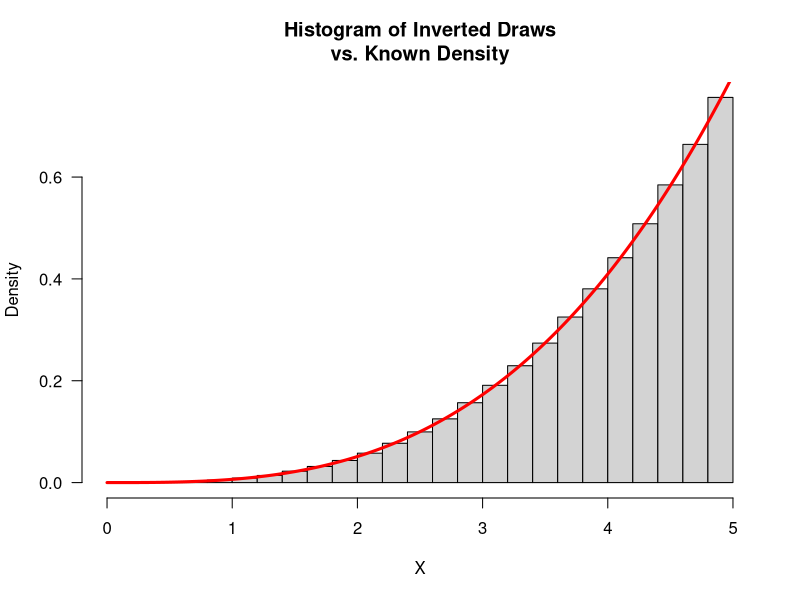
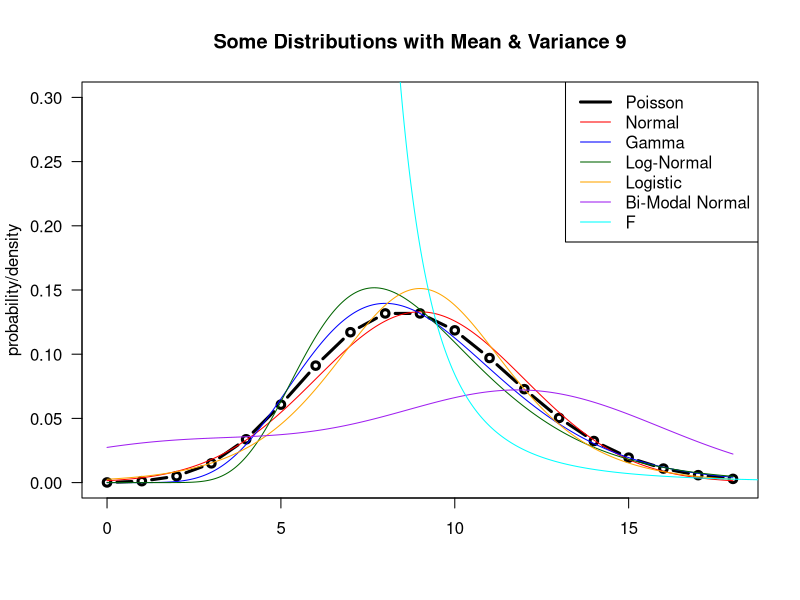

Generate these figures, in order, with R:
## ---- chunk 1
# Generate a bunch of uniform random draws
uu = runif(1e6)

# Pass through F^{-1} to get draws of X:
xx = 5 * uu^.25

# Plot to demonstrate
par(las = 1L) #can't pass this to hist directly for some reason
hist(xx, probability = TRUE,
     xlab = expression(X),
     main = paste0("Histogram of Inverted Draws\n",
                   "vs. Known Density"))
lines(xxx <- seq(0, 5, length.out = 1000L),
      4/625 * xxx^3, lwd = 3L, col = "red")
## ---- chunk 2
#d)
mean(xx)
var(xx)
#e)
median(xx)
#f)
mean(xx == 3)
#g)
mean(2 <= xx & xx <= 4)
#h)
mean(xx < 1 | xx > 4)
## ---- chunk 3
#note that we have to use TWO on the
#  lower end, NOT three -- since
#  this is a discrete distribution,
#  the mass accumulated at 3 is
#  important.
diff(ppois(c(2, 15), 9))

#alternatively, using the density directly:
sum(dpois(3:15, 9))
## ---- chunk 4
xx = seq(0, 18, length.out = 1000L)
#can only plot integers for discrete distributions
xx.int = 0L:18L
plot(xx.int, dpois(xx.int, lambda = 9), type = "b", xlab = "",
     lwd = 3L, las = 1L, ylab = "probability/density", ylim = c(0, .3),
     main = "Some Distributions with Mean & Variance 9")
lines(xx, dnorm(xx, mean = 9, sd = 3), col = "red")
lines(xx, dgamma(xx, shape = 9, scale = 1), col = "blue")
lines(xx, dlnorm(xx, meanlog = .5*log(729/10),
                 sdlog = sqrt(log(10/9))), col = "darkgreen")
lines(xx, dlogis(xx, location = 9, scale = sqrt(27)/pi), col = "orange")
lines(xx, .3*dnorm(xx, mean = 2, sd = sqrt(900/58)) + 
        .7*dnorm(xx, mean = 84/7, sd = sqrt(900/58)), col = "purple")
lines(xx + 9 - 5.5087/3.5087, df(xx, df1 = 2, df2 = 5.5087), col = "cyan")
legend("topright", lty = 1L, lwd = c(3L, rep(1L, 6L)),
       legend = c("Poisson", "Normal", "Gamma", "Log-Normal",
                  "Logistic", "Bi-Modal Normal", "F"),
       col = c("black", "red", "blue", "darkgreen",
               "orange", "purple", "cyan"))
